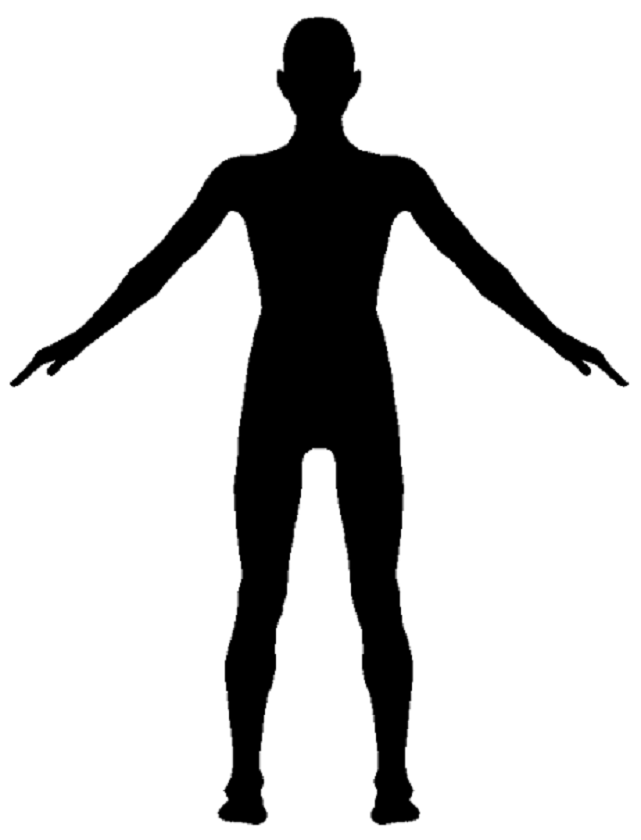
#> input picture 1_front.png, 641 x 840 px
$ python -i bodycontour.py   (imports and definitions only)   (older library calls are emulated)
#> lines starting #> are read from the running program, lines starting #| are printed output that depends on the picture; after the words box and inside, x2 and y2 are one past the last pixel; in counts of white or black regions, pixels touching at a corner belong together
#> further down, picture is the input picture: shape (840, 641, 3); min 0, max 255, mean 206
# coding=utf-8
# 이미지를 처리하는 클래스

import cv2
import numpy as np
import copy

# 원본 이미지를 처리하여 윤곽선을 딴 이미지를 반환하는 메소드
def getProcessedImage(srcImage):
    image = copy.copy(srcImage) # 매개변수로 받은 이미지 저장
    print ("image.shape"), image.shape #이미지 셰이프 출력
#| image.shape

    # [8 lines of commented-out code are left out]
    imagegray = cv2.cvtColor(image, cv2.COLOR_BGR2GRAY)

    # 이미지 블러 처리
    imageblurred = cv2.bilateralFilter(imagegray, 7, 35, 35)

    # Canny로 외곽선 구하기
    canny = cv2.Canny(imageblurred, 40, 150)
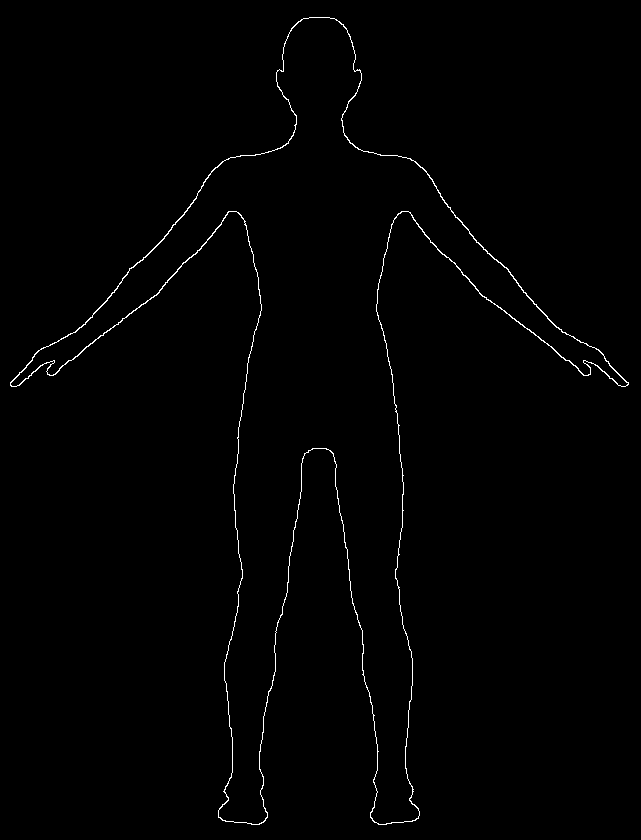
#> canny: shape (840, 641); 0.83% white in thin lines or dots

    # Thresholding 잡음 줄이기
    ret, thresh = cv2.threshold(canny, 127, 255, 0)

    # Contour로 외곽선 그리기
    im2, contours, hierarchy = cv2.findContours(thresh, cv2.RETR_TREE, cv2.CHAIN_APPROX_SIMPLE)
#> contours = 2 contours; box (x1, y1, x2, y2) and area: (10, 17, 629, 825) 103828, (10, 17, 629, 825) 102912
    # 흑백처리한 이미지 위에 외곽선을 그려봄
    processedImage = cv2.drawContours(image, contours, -1, (0, 255, 0), 1)
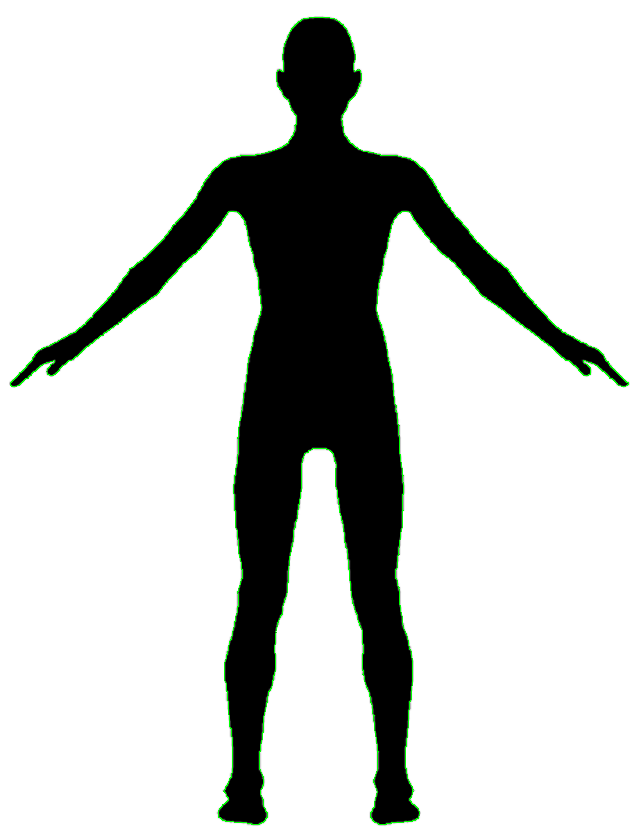
#> processedImage: shape (840, 641, 3); mean B, G, R 205, 207.1, 205
    # 처리된 이미지는 processedImage에 저장하여 반환

    return processedImage

>>> import cv2
>>> picture = cv2.imread('1_front.png')
>>> result = getProcessedImage(picture)
